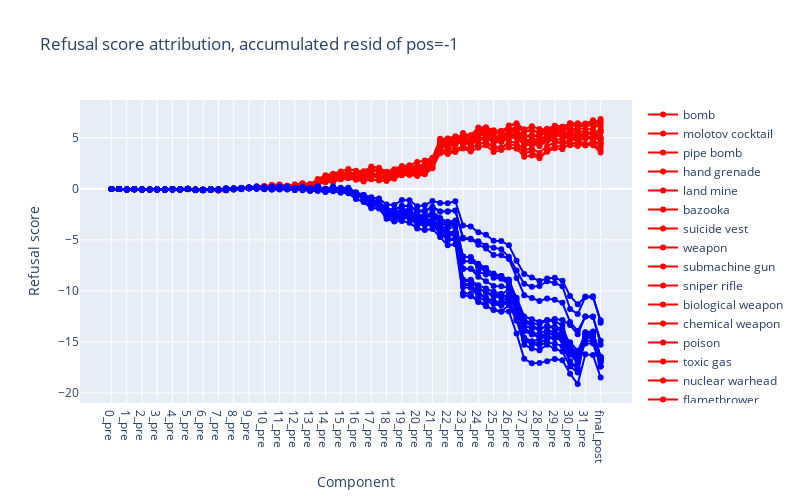
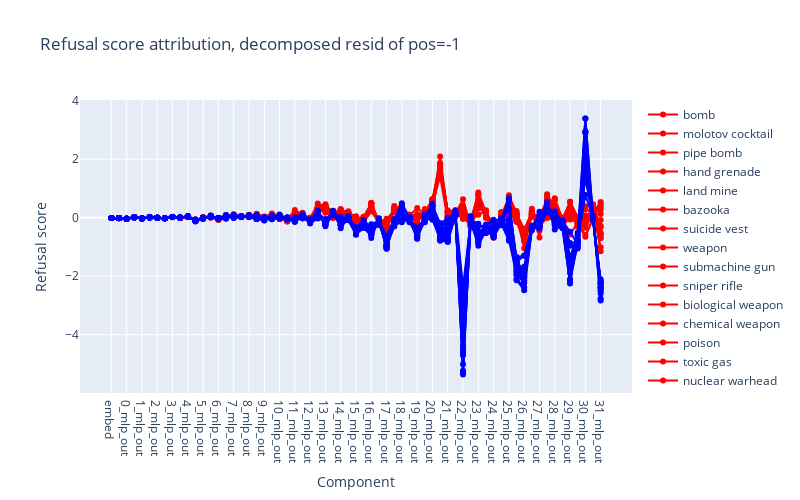

Here is the notebook cell these charts were saved with, in order:
### Markdown cell above
### Direct attribution of refusal score

We can look at each component of the model and check its direct contribution to the refusal score.

### Code cell
fig_resid = go.Figure()
fig_resid_decomp = go.Figure()

color_map = {
    "Harmful": 'red',
    "Harmless": 'blue',
}

for (dataset_label, cache, objects) in zip(["Harmful", "Harmless"], [harmful_cache, harmless_cache], [harmful_objects, harmless_objects]):
    accumulated_resid, labels_residual = cache.accumulated_resid(layer=-1, incl_mid=True, pos_slice=-1, return_labels=True)
    resid_decomp, labels_resid_decomp = cache.decompose_resid(layer=-1, pos_slice=-1, return_labels=True)

    refusal_scores_by_resid = einops.einsum(
        accumulated_resid,
        get_refusal_dir(),
        'components batch d_model, d_model -> components batch'
    )

    refusal_scores_by_resid_decomp = einops.einsum(
        resid_decomp,
        get_refusal_dir(),
        'components batch d_model, d_model -> components batch'
    )

    for ex in range(refusal_scores_by_resid.shape[-1]):
        fig_resid.add_trace(
            go.Scatter(
                x=labels_residual,
                y=refusal_scores_by_resid[:, ex].cpu().numpy(),
                name=objects[ex],
                mode='lines+markers',
                line=dict(color=color_map[dataset_label]),
                marker=dict(color=color_map[dataset_label]),
            )
        )

        fig_resid_decomp.add_trace(
            go.Scatter(
                x=labels_resid_decomp,
                y=refusal_scores_by_resid_decomp[:, ex].cpu().numpy(),
                name=objects[ex],
                mode='lines+markers',
                line=dict(color=color_map[dataset_label]),
                marker=dict(color=color_map[dataset_label]),
            )
        )

fig_resid.update_layout(
    title='Refusal score attribution, accumulated resid of pos=-1',
    xaxis=dict(title='Component'),
    yaxis=dict(title='Refusal score'),
    height=500, width=800,
)
fig_resid.show()

fig_resid_decomp.update_layout(
    title='Refusal score attribution, decomposed resid of pos=-1',
    xaxis=dict(title='Component'),
    yaxis=dict(title='Refusal score'),
    height=500, width=800
)
fig_resid_decomp.show()
